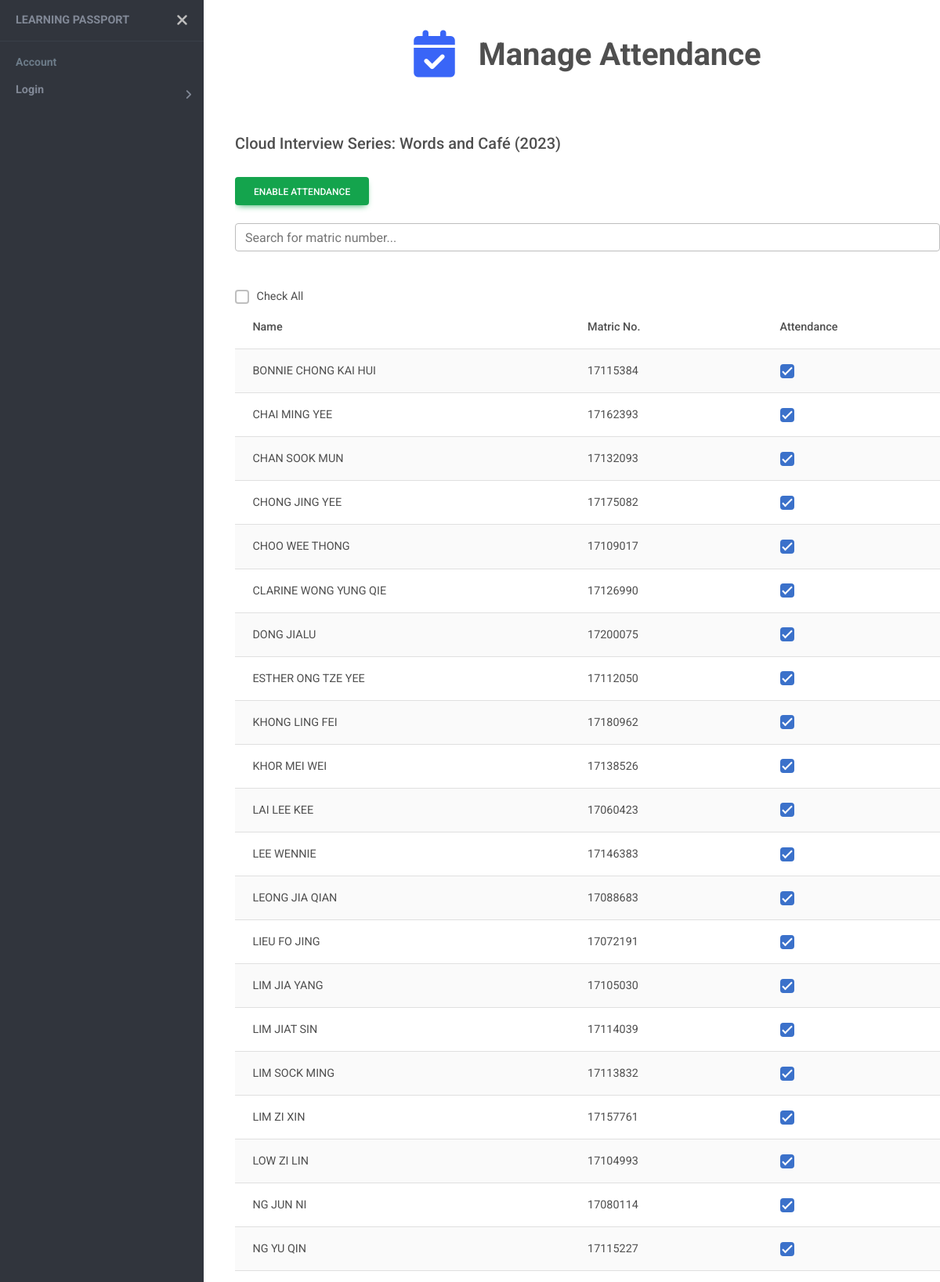
The page /event/admin-attendance/289 (upper part) on the database its author committed.
### events/models.py (models this page shows)
class Events(models.Model):
    c_name = models.CharField(max_length=50, null=True)
    e_name = models.CharField(max_length=50)
    TYPE = (
        (1, 'Seminar/Talk'),
        (2, 'Conference'),
        (3, 'Proposal Defense'),
        (4, 'Candidature Defense'),
        (5, 'Welcome Week/Month'),
        (6, 'Chinese Studies Night'),
        (7, 'Workshop'),
        (8, 'Others'),
    )
    type = models.SmallIntegerField(choices=TYPE, null=True)
    start = models.DateTimeField(null=True)
    end = models.DateTimeField(null=True)
    year = models.IntegerField()
    venue = models.CharField(max_length=100, null=True)
    desc = models.CharField(max_length=200, null=True)
    internal = models.BooleanField()
    speaker = models.CharField(max_length=50, null=True)
    attendance = models.BooleanField(null=True)
    enable_attendance = models.BooleanField(null=True)
    file = models.FileField(upload_to='event_com/', null=True)
    filename = models.CharField(max_length=100, null=True)
    file_by = models.ForeignKey(Student, on_delete=models.SET_NULL, null=True)
    status = models.BooleanField(null=True)
    poster = models.FileField(upload_to='event_poster/', null=True)

class Event_Participants(models.Model):
    event = models.ForeignKey(Events, on_delete=models.CASCADE, null=True)
    student = models.ForeignKey(Student, on_delete=models.CASCADE, null=True)
    position = models.CharField(max_length=50, null=True)
    attendance = models.BooleanField(null=True, default=0)
    registered = models.BooleanField(null=True)
    file = models.FileField(upload_to='event_external/', null=True)
    filename = models.CharField(max_length=100, null=True)
    status = models.BooleanField(null=True)

### users/models.py (models this page shows)
class Student(models.Model):
    user = models.OneToOneField(User, on_delete=models.CASCADE, null=True)
    matric_no = models.CharField(max_length=10)
    enrol_year = models.DateField(null=True)
    grad_year = models.DateField(null=True)
    Program = (
        (1, "Bachelor of Arts Chinese Studies"),
        (2, "Master of Chinese Studies (Coursework)"),
        (3, "Master of Arts (Research)"),
        (4, "Doctor of Philosophy (Ph.D)"),
    )
    program = models.SmallIntegerField(choices=Program)
    lecturer = models.ForeignKey(Lecturer, on_delete=models.PROTECT)
    enrol_sem = models.ForeignKey(Semester, on_delete=models.SET_NULL, null=True, related_name="enrol_sem")
    grad_sem = models.ForeignKey(Semester, on_delete=models.SET_NULL, null=True, related_name="grad_sem")
    rm_date = models.DateTimeField(null=True)
    pd_date = models.DateTimeField(null=True)
    cd_date = models.DateTimeField(null=True)
    viva_date = models.DateTimeField(null=True)
    rm_status = models.BooleanField(default=False)
    pd_status = models.BooleanField(default=False)
    cd_status = models.BooleanField(default=False)
    viva_status = models.BooleanField(default=False)

class User(AbstractUser):
    objects = UserManager()
    email = models.EmailField('email adress', unique=True)
    USERNAME_FIELD = 'email'
    REQUIRED_FIELDS = []
    first_name = None
    last_name = None
    username = None
    full_name = models.CharField(max_length=50, null=True)
    name_chi = models.CharField(max_length=50, null=True)
    password = models.CharField(max_length=128)
    last_login = models.DateTimeField(auto_now=True)
    ROLES = (
        ("SUPER ADMIN", "SUPER ADMIN"),
        ("ADMIN", "ADMIN"),
        ("HEAD OF DEPARTMENT", "HEAD OF DEPARTMENT"),
        ("LECTURER", "LECTURER"),
        ("STUDENT", "STUDENT"),
    )
    role = models.CharField(max_length=20, choices=ROLES, default="STUDENT")
    is_active = models.BooleanField(default=True)
    contact = models.CharField(max_length=20, null=True)
    address = models.CharField(max_length=100, null=True)
    date_inactive = models.DateField(null=True)

### events/views.py (the view, shortened to what this page needs)
# urls.py: path('event/admin-attendance/<int:event_id>', views.adminAttendaceView, name="admin-attendance"),
def adminAttendaceView (request, event_id):
    event = Events.objects.get(id=event_id)
    par_id = list()
    participants = Event_Participants.objects.filter(event_id=event_id, attendance=1)
    for par in participants:
        par_id.append(par.student_id)
    students = Student.objects.filter(user__is_active=True).exclude(id__in=par_id)
    context = {
        "event": event,
        "participants": participants,
        "students": students,
        "page_name": "Manage Attendance",
        "icon": "fa-solid fa-calendar-check fa-xl"
    }
    return render (request, "admin_attendance.html", context)

### templates/admin_attendance.html (shortened to what this page needs)
{% extends "sidebar.html" %}
{% block content %}
{% load static %}
<head>
</head>
<br>
<h5>{{event.e_name}} {% if event.start %} ({{event.start.year}}) {% endif %} </h5>
<br>
<form method="POST">
  {% if not event.enable_attendance %}
  <button type="submit" name="enable" class="btn btn-success" value="{{event.id}}" onclick="return confirm('Confirm to enable attendance for {{event.e_name}}?')">Enable Attendance</button>
  {% else %}
  <button type="disable" name="disable" class="btn btn-danger" value="{{event.id}}" onclick="return confirm('Confirm to disable attendance for {{event.e_name}}?')">Disable Attendance</button>
  {% endif %}
</form>
<br>
<input id="myInput" type="text" class="form-control" placeholder="Search for matric number..." onkeyup="myFunction()">
<br><br>
<form method="POST">
    <table id="attendance_table" class= "table table-striped table-responsive">
        <thead>
            <tr>
                <div class="checkbox select-all">
                    <input id="check-all" class="form-check-input" type="checkbox" id="cc" onclick="javascript:checkAll(this)"/>
                    <label for="check-all">Check All</label>
                  </div>
                <th>Name</th>
                <th>Matric No. </th>
                <th>Attendance</th>
            </tr>
        </thead>
        <tbody>
            {% for participant in participants %}
                <tr>
                    <td>{{ participant.student.user.full_name }}</td>
                    <td>{{ participant.student.matric_no }}</td>
                    <div class="checkbox rows">
                    <td><input class="form-check-input" type="checkbox" name="{{ participant.student.id }}" {% if participant.attendance %}checked{% endif %}></td>
                    </div>
                </tr>
            {% endfor %}
        </tbody>
    </table>
</form>
{% endblock %}

### static/css/sidebar.css (style rules this page uses)
body { font-size: 0.9rem; }

### rows shown on the page
Events: e_name "Cloud Interview Series: Words and Café", start.year "2023"
Event_Participants: student.user.full_name "BONNIE CHONG KAI HUI", student.matric_no "17115384", attendance "☑"
Event_Participants: student.user.full_name "CHAI MING YEE", student.matric_no "17162393", attendance "☑"
Event_Participants: student.user.full_name "CHAN SOOK MUN", student.matric_no "17132093", attendance "☑"
Event_Participants: student.user.full_name "CHONG JING YEE", student.matric_no "17175082", attendance "☑"
Event_Participants: student.user.full_name "CHOO WEE THONG", student.matric_no "17109017", attendance "☑"
Event_Participants: student.user.full_name "CLARINE WONG YUNG QIE", student.matric_no "17126990", attendance "☑"
Event_Participants: student.user.full_name "DONG JIALU", student.matric_no "17200075", attendance "☑"
Event_Participants: student.user.full_name "ESTHER ONG TZE YEE", student.matric_no "17112050", attendance "☑"
Event_Participants: student.user.full_name "KHONG LING FEI", student.matric_no "17180962", attendance "☑"
Event_Participants: student.user.full_name "KHOR MEI WEI", student.matric_no "17138526", attendance "☑"
Event_Participants: student.user.full_name "LAI LEE KEE", student.matric_no "17060423", attendance "☑"
Event_Participants: student.user.full_name "LEE WENNIE", student.matric_no "17146383", attendance "☑"
Event_Participants: student.user.full_name "LEONG JIA QIAN", student.matric_no "17088683", attendance "☑"
Event_Participants: student.user.full_name "LIEU FO JING", student.matric_no "17072191", attendance "☑"
Event_Participants: student.user.full_name "LIM JIA YANG", student.matric_no "17105030", attendance "☑"
Event_Participants: student.user.full_name "LIM JIAT SIN", student.matric_no "17114039", attendance "☑"
Event_Participants: student.user.full_name "LIM SOCK MING", student.matric_no "17113832", attendance "☑"
Event_Participants: student.user.full_name "LIM ZI XIN", student.matric_no "17157761", attendance "☑"
Event_Participants: student.user.full_name "LOW ZI LIN", student.matric_no "17104993", attendance "☑"
Event_Participants: student.user.full_name "NG JUN NI", student.matric_no "17080114", attendance "☑"
Event_Participants: student.user.full_name "NG YU QIN", student.matric_no "17115227", attendance "☑"

### other values the page prints
{{ page_name }} "Manage Attendance"
